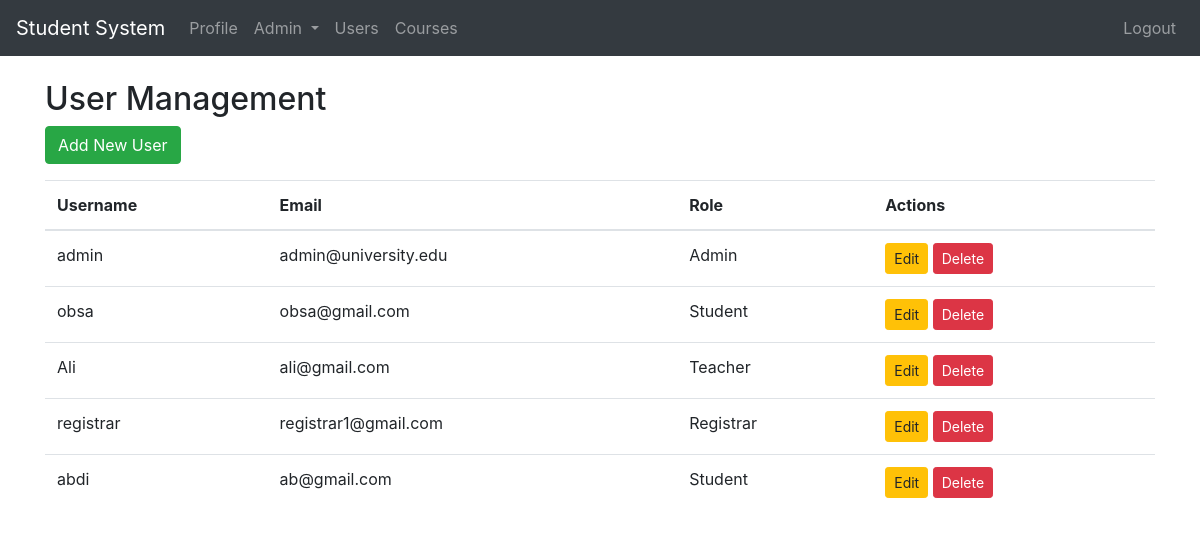
Page /user-management (signed in) on the earlier database version.
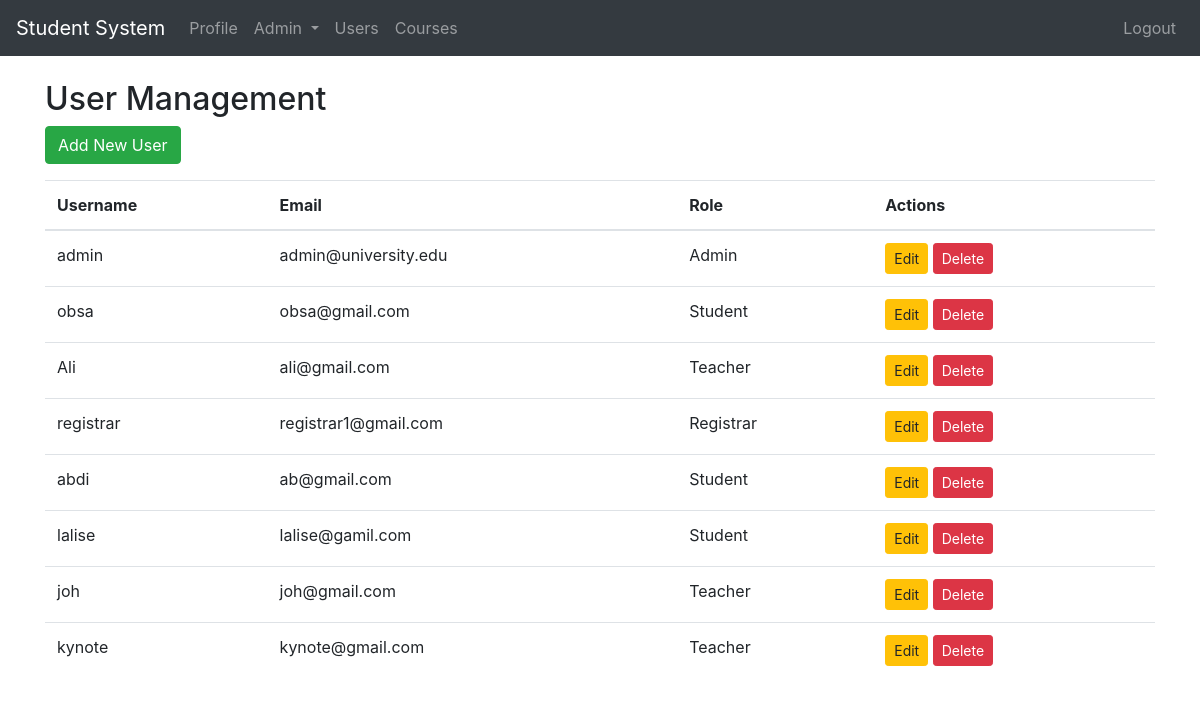
Same page on the later database version.
### app.py (models this page shows)
class User(db.Model):
    __tablename__ = 'users'
    id = db.Column(db.Integer, primary_key=True)
    username = db.Column(db.String(80), unique=True, nullable=False)
    email         = db.Column(db.String(120),unique=True, nullable=False)
    password_hash = db.Column(db.String(128),nullable=False)
    role          = db.Column(db.String(20), nullable=False)
    is_active     = db.Column(db.Boolean,    default=False)
    department    = db.Column(db.String(100), nullable=True)
    section       = db.Column(db.String(50),  nullable=True)

### app.py (the view)
@app.route('/user-management')
@roles_required('admin')
def user_management():
    page = request.args.get('page', 1, type=int)
    per_page = 10  # Number of users per page
    users = User.query.paginate(page=page, per_page=per_page)
    return render_template('user_management.html', users=users.items, pagination=users)

### app.py (called while the page is built)
def roles_required(*required_roles):
    def decorator(f):
        @wraps(f)
        def wrapped(*args, **kwargs):
            if session.get('role') not in required_roles:
                flash('Access denied. Insufficient privileges', 'danger')
                return redirect(url_for('login'))
            return f(*args, **kwargs)
        return wrapped
    return decorator

### templates/user_management.html (shortened to what this page needs)
{% extends "base.html" %}
{% block content %}
<h2>User Management</h2>
<a href="{{ url_for('admin_add_user') }}" class="btn btn-success mb-3">Add New User</a>
<table class="table table-hover">
    <thead>
        <tr>
            <th>Username</th>
            <th>Email</th>
            <th>Role</th>
            <th>Actions</th>
        </tr>
    </thead>
    <tbody>
        {% for user in users %}
        <tr>
            <td>{{ user.username }}</td>
            <td>{{ user.email }}</td>
            <td>{{ user.role|capitalize }}</td>
            <td>
                <a href="{{ url_for('admin_edit_user', user_id=user.id) }}" class="btn btn-sm btn-warning">Edit</a>
                <form action="{{ url_for('admin_delete_user', user_id=user.id) }}" method="POST" class="d-inline">
                    <button type="submit" class="btn btn-sm btn-danger">Delete</button>
                </form>
            </td>
        </tr>
        {% endfor %}
    </tbody>
</table>
{% endblock %}

Differences in the rows shown:
added User: username "lalise", email "lalise@gamil.com", role "Student"
added User: username "joh", email "joh@gmail.com", role "Teacher"
added User: username "kynote", email "kynote@gmail.com", role "Teacher"
